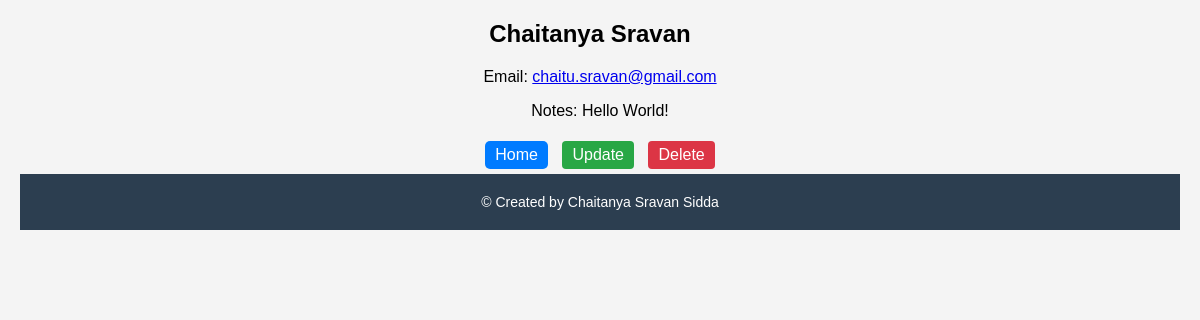
/contact/25/, run on the app's committed database.
### contacts/models.py (models this page shows, shortened)
class Contact(models.Model):
    Name = models.CharField(max_length=100, unique=True)  # Ensure name is unique
    Email = models.EmailField(unique=True)  # Ensure email is unique
    Notes = models.TextField()
    created_time = models.DateTimeField(default=timezone.now)

### contacts/views.py (the view)
# urls.py: path('contact/<int:pk>/', views.ContactDetailView.as_view(), name='contact_detail'),
class ContactDetailView(DetailView):
    model = Contact
    template_name = 'contacts/contact_detail.html'

### contacts/templates/contacts/contact_detail.html
<head>
  {% load static %}
  <link rel="stylesheet" href="{% static 'contacts/styles.css' %}">
</head>
<body>
  <h2 class="contact-Name">{{ contact.Name }}</h2>
  {% if contact.Email %}
      <p>Email: <a href="mailto:{{ contact.Email }}">{{ contact.Email }}</a></p>
  {% else %}
      <p>Email not provided</p>
  {% endif %}
  {% if contact.Notes %}
      <p>Notes: {{ contact.Notes }}</p>
  {% else %}
      <p>No additional notes</p>
  {% endif %}
  <a href="{% url 'contact_list' %}" class="button">Home</a>
  <a href="{% url 'contact_update' contact.id %}" class="button updates">Update</a>
  <a href="{% url 'contact_delete' contact.id %}" class="button deletes">Delete</a>
  <footer>
    <div class="footer-container">
        <p>&#169; Created by Chaitanya Sravan Sidda</p>
    </div>
</footer>
</body>

### contacts/static/contacts/styles.css (style rules this page uses)
body { font-family: Arial, sans-serif; background-color: #f4f4f4; text-align: center; margin: 0; padding: 20px; }
footer { background-color: #2c3e50; color: #fff; text-align: center; padding: 20px 0; font-size: 14px; }
.footer-container { max-width: 1160px; margin: auto; padding: 0 15px; }
.footer-container p { margin: 0; }
.button { display: inline-block; padding: 5px 10px; margin: 5px; background-color: #007bff; color: white; text-decoration: none; border-radius: 5px; text-align: center; transition: background-color 0.3s; }
.button.updates { background-color: #28a745; color: white; padding: 5px 10px; border: none; border-radius: 4px; cursor: pointer; text-decoration: none; display: inline-block; margin: 5px; transition: background-color 0.3s; }
.button.deletes { background-color: #dc3545; color: white; padding: 5px 10px; border: none; border-radius: 4px; cursor: pointer; text-decoration: none; display: inline-block; margin: 5px; transition: background-color 0.3s; }
.contact-name, .contact-email, .contact-created { margin-right: 20px; }

### data on the page
Contact: Name "Chaitanya Sravan", Email "chaitu.sravan@gmail.com", Notes "Hello World!"
